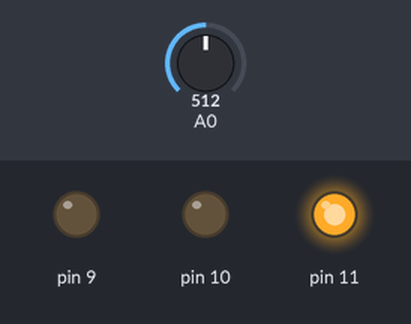
Simulated run of this sketch. Board: Arduino Uno, built with avr-gcc and run on an emulated ATmega328P. Parts: output pins drawn as LEDs (lit = HIGH). The test bench sets the inputs (shaded band); at power-on: A0 = 512. What the sketch prints to the serial monitor is not drawn.

Above: at 0.1 s.
Timing chart, 0 to 1.6 s (numbered marks = the images above):
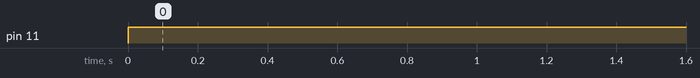

Measured:
- by itself, pin 11: LOW → HIGH at 0.00 s

The sketch:

p_03.2.ino
```cpp
int valorPot = 0;
int valorMapPot = 0;

void setup(){
  Serial.begin(9600);
}

void loop(){
  valorPot = analogRead(0);
  valorMapPot = map(valorPot, 0, 1023, 0, 255);
  Serial.println(valorMapPot,DEC);
  analogWrite(9,0);//PWM Rojo
  analogWrite(10,0);//PWM Verde
  analogWrite(11,255);//PWM Azul
  delay(100);
}
```
